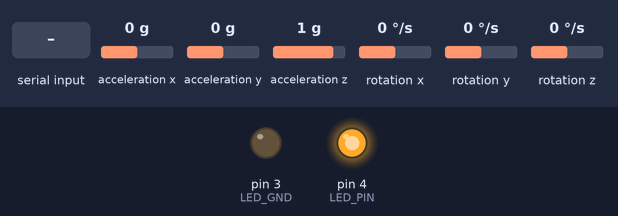
A sketch run on a simulated Arduino Uno, built with avr-gcc and run on an emulated ATmega328P. Parts: output pins drawn as LEDs (lit = HIGH). Wiring (inferred from the names in the program): MPU-6050 motion sensor at I2C address 0x68. The test bench sets the inputs (shaded band); at power-on: rotation x 0 °/s, rotation y 0 °/s, acceleration x 0 g, acceleration y 0 g, acceleration z 1 g, rotation z 0 °/s. What the sketch prints to the serial monitor is not drawn.

Above: at 0.1 s.
At 13.0 s:
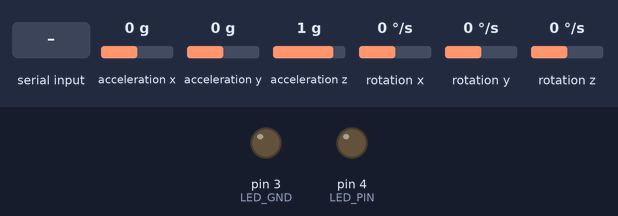
13.1 s: byte 72 (REQUEST_H) received over Serial
14.8 s: rotation x set to -192 °/s
16.7 s: rotation x set to 0 °/s
18.3 s: rotation y set to -192 °/s
Timing chart, 0 to 21.3 s (numbered marks = the images above; inputs shaded):
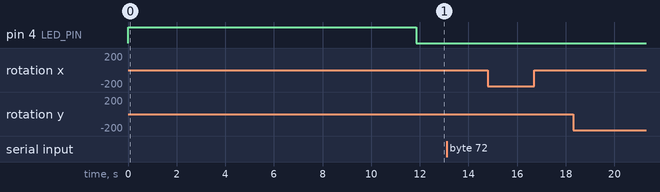

The sketch:

IMU.ino
```cpp
#include "Wire.h" // This library allows you to communicate with I2C devices.

////////////////////////////// IMU PRE_COMPILE DEFINES //////////////////////////////////////
#define MPU_ADDR              0x68
#define SEND_FREQ             50 // Hz
#define LOOP_TIME             ((1.0f / SEND_FREQ) * 1000) // ms
#define BAUD_RATE             115200
/////////////////////////////////////////////////////////////////////////////////////////////
#define LED_GND               3
#define LED_PIN               4
////////////////////////////// IMU  PREPROCESS DEFINES///////////////////////////////////////
#define GRAVITY_RAW_READING   16384
#define CALIBRATE_SAMPLE_NUM  1000
#define IMU_AG_SCALE_FACTOR   1000
#define IMU_AG_SUM_THRESHOLD  1000
#define IMU_AG_PROD_THRESHOLD 1200
#define IMU_NO_MOVE_THRESHOLD 75
/////////////////////////////////////////////////////////////////////////////////////////////
////////////////////////////// HANDSHAKE PRE_COMPILE DEFINES ////////////////////////////////
#define IMU_DATA               0x06
#define PLAYER_ID              0x01 //0x01 or 0x02
#define PAD_BYTE               0x00
#define REQUEST_H              0x48
/////////////////////////////////////////////////////////////////////////////////////////////
////////////////////////////// HANDSHAKE PRE_COMPILE VARIABELS //////////////////////////////
int message_id = 0;
uint8_t ack_h[20] = {0x21, 0x22, 0x23, 0x24, 0x25, 0x26, 0x27, 0x28, 0x29, 0x30,
                    0x31, 0x32, 0x33, 0x34, 0x35, 0x36, 0x37, 0x38, 0x39, 0x40};
bool handshake_done = false;
uint8_t package[20];
/////////////////////////////////////////////////////////////////////////////////////////////
/////////////////////////////// IMU RAW DATA VARIABLES //////////////////////////////////////
int16_t accelerometer_x, accelerometer_y, accelerometer_z;
int16_t gyro_x, gyro_y, gyro_z;
int16_t temperature;
/////////////////////////////////////////////////////////////////////////////////////////////
////////////////////////////// IMU CALIBRATION VARIABLES ////////////////////////////////////
long accelerometer_x_cal, accelerometer_y_cal, accelerometer_z_cal;
long gyro_x_cal, gyro_y_cal, gyro_z_cal;
float accelerometer_x_scaled, accelerometer_y_scaled, accelerometer_z_scaled;
float gyro_x_scaled, gyro_y_scaled, gyro_z_scaled;
int16_t movement_count = IMU_NO_MOVE_THRESHOLD;
/////////////////////////////////////////////////////////////////////////////////////////////
////////////////////////////// IMU PREPROCESS VARIABLES /////////////////////////////////////
int16_t accelerometer_x_processed, accelerometer_y_processed, accelerometer_z_processed;
int16_t gyro_x_processed, gyro_y_processed, gyro_z_processed;
unsigned long imu_time ;
/////////////////////////////////////////////////////////////////////////////////////////////
////////////////////////////// MAIN FUNCTION/////////////////////////////////////////////////
void setup()
{
  Serial.begin(BAUD_RATE);//initial the Serial
  pinMode(LED_GND,OUTPUT);
  pinMode(LED_PIN,OUTPUT);
  digitalWrite(LED_GND,LOW);
  digitalWrite(LED_PIN,HIGH);
  setup_IMU();
  calibrate_IMU();
  digitalWrite(LED_PIN,LOW);
}

void loop()
{
  if (!handshake_done) {
    if (Serial.available()) {
      if (Serial.read() == REQUEST_H) {
        printHandshakeAck();
        handshake_done = true;
      }
    }
  }

  if(handshake_done)
  {
    read_IMU_data();
    preprocess_IMU_data();

    if(!is_movement_detected())
    {
      accelerometer_x_processed = 0;
      accelerometer_y_processed = 0;
      accelerometer_z_processed = 0;
      gyro_x_processed = 0;
      gyro_y_processed = 0;
      gyro_z_processed = 0;
    }

    imu_time = millis();

    package[19] = (uint8_t) getChecksum();
    package[18] = ((uint8_t *) &gyro_z_processed) [0];
    package[17] = ((uint8_t *) &gyro_z_processed) [1];
    package[16] = ((uint8_t *) &gyro_y_processed) [0];
    package[15] = ((uint8_t *) &gyro_y_processed) [1];
    package[14] = ((uint8_t *) &gyro_x_processed) [0];
    package[13] = ((uint8_t *) &gyro_x_processed) [1];
    package[12] = ((uint8_t *) &accelerometer_z_processed) [0];
    package[11] = ((uint8_t *) &accelerometer_z_processed) [1];
    package[10] = ((uint8_t *) &accelerometer_y_processed) [0];
    package[9] = ((uint8_t *) &accelerometer_y_processed) [1];
    package[8] = ((uint8_t *) &accelerometer_x_processed) [0];
    package[7] = ((uint8_t *) &accelerometer_x_processed) [1];
    package[6] = ((uint8_t *) &imu_time) [0];
    package[5] = ((uint8_t *) &imu_time) [1];
    package[4] = ((uint8_t *) &imu_time) [2];
    package[3] = ((uint8_t *) &imu_time) [3];
    package[2] = (uint8_t) PLAYER_ID;
    package[1] = (uint8_t) message_id;
    package[0] = (uint8_t) IMU_DATA;

    Serial.write (package, 20);
    message_id++;
    delay(LOOP_TIME);
  }

}
/////////////////////////////////////////////////////////////////////////////////////////////
////////////////////////////// IMU FUNTIONS DEFINES//////////////////////////////////////////
void setup_IMU()
{
  Wire.begin();
  Wire.beginTransmission(MPU_ADDR); // Begins a transmission to the I2C slave (GY-521 board)
  Wire.write(0x6B); // PWR_MGMT_1 register
  Wire.write(0); // set to zero (wakes up the MPU-6050)
  Wire.endTransmission(true);
}

void read_IMU_data()
{
  Wire.beginTransmission(MPU_ADDR);
  Wire.write(0x3B); // starting with register 0x3B (ACCEL_XOUT_H) [MPU-6000 and MPU-6050 Register Map and Descriptions Revision 4.2, p.40]
  Wire.endTransmission(false); // the parameter indicates that the Arduino will send a restart. As a result, the connection is kept active.
  Wire.requestFrom(MPU_ADDR, 7*2, true); // request a total of 7*2=14 registers

  // "Wire.read()<<8 | Wire.read();" means two registers are read and stored in the same variable
  accelerometer_x = Wire.read()<<8 | Wire.read(); // reading registers: 0x3B (ACCEL_XOUT_H) and 0x3C (ACCEL_XOUT_L)
  accelerometer_y = Wire.read()<<8 | Wire.read(); // reading registers: 0x3D (ACCEL_YOUT_H) and 0x3E (ACCEL_YOUT_L)
  accelerometer_z = Wire.read()<<8 | Wire.read(); // reading registers: 0x3F (ACCEL_ZOUT_H) and 0x40 (ACCEL_ZOUT_L)
  temperature = Wire.read()<<8 | Wire.read(); // reading registers: 0x41 (TEMP_OUT_H) and 0x42 (TEMP_OUT_L)
  gyro_x = Wire.read()<<8 | Wire.read(); // reading registers: 0x43 (GYRO_XOUT_H) and 0x44 (GYRO_XOUT_L)
  gyro_y = Wire.read()<<8 | Wire.read(); // reading registers: 0x45 (GYRO_YOUT_H) and 0x46 (GYRO_YOUT_L)
  gyro_z = Wire.read()<<8 | Wire.read(); // reading registers: 0x47 (GYRO_ZOUT_H) and 0x48 (GYRO_ZOUT_L)
}

void calibrate_IMU()
{
  reset_cal_bias();
  delay(100);
  for(int i = 0; i < CALIBRATE_SAMPLE_NUM; i++)
  {
    read_IMU_data();
    accelerometer_x_cal += accelerometer_x;
    accelerometer_y_cal += accelerometer_y;
    accelerometer_z_cal += (accelerometer_z + GRAVITY_RAW_READING);
    gyro_x_cal += gyro_x;
    gyro_y_cal += gyro_y;
    gyro_z_cal += gyro_z;
    delay(10);
  }
  accelerometer_x_cal /= CALIBRATE_SAMPLE_NUM;
  accelerometer_y_cal /= CALIBRATE_SAMPLE_NUM;
  accelerometer_z_cal /= CALIBRATE_SAMPLE_NUM;
  gyro_x_cal /= CALIBRATE_SAMPLE_NUM;
  gyro_y_cal /= CALIBRATE_SAMPLE_NUM;
  gyro_z_cal /= CALIBRATE_SAMPLE_NUM;
}

void reset_cal_bias()
{
  accelerometer_x_cal = 0;
  accelerometer_y_cal = 0;
  accelerometer_z_cal = 0;
  gyro_x_cal = 0;
  gyro_y_cal = 0;
  gyro_z_cal = 0;
}

void preprocess_IMU_data()
{
  accelerometer_x_processed = (accelerometer_x - accelerometer_x_cal) ;
  accelerometer_y_processed = (accelerometer_y - accelerometer_y_cal) ;
  accelerometer_z_processed = (accelerometer_z - accelerometer_z_cal) ;
  gyro_x_processed = (gyro_x - gyro_x_cal) ;
  gyro_y_processed = (gyro_y - gyro_y_cal) ;
  gyro_z_processed = (gyro_z - gyro_z_cal) ;
}

void scale_IMU_data()
{
  accelerometer_x_scaled = 1.0f * accelerometer_x_processed / IMU_AG_SCALE_FACTOR;
  accelerometer_y_scaled = 1.0f * accelerometer_y_processed / IMU_AG_SCALE_FACTOR;
  accelerometer_z_scaled = 1.0f * accelerometer_z_processed / IMU_AG_SCALE_FACTOR;
  gyro_x_scaled = 1.0f * gyro_x_processed / IMU_AG_SCALE_FACTOR;
  gyro_y_scaled = 1.0f * gyro_y_processed / IMU_AG_SCALE_FACTOR;
  gyro_z_scaled = 1.0f * gyro_z_processed / IMU_AG_SCALE_FACTOR;
}

bool is_movement_detected()
{
  scale_IMU_data();
  float acc_sqrt = 1.0f * sqrt(accelerometer_x_scaled * accelerometer_x_scaled +
                        accelerometer_y_scaled * accelerometer_y_scaled +
                        accelerometer_z_scaled * accelerometer_z_scaled);

  float gyro_sqrt = 1.0f * sqrt(gyro_x_scaled * gyro_x_scaled +
                          gyro_y_scaled * gyro_y_scaled +
                          gyro_z_scaled * gyro_z_scaled);

  long acc_prod = sqrt(accelerometer_x_scaled * accelerometer_x_scaled) *
                  sqrt(accelerometer_y_scaled * accelerometer_y_scaled) *
                  sqrt(accelerometer_z_scaled * accelerometer_z_scaled);

  long gyro_prod = sqrt(gyro_x_scaled * gyro_x_scaled) *
                    sqrt(gyro_y_scaled * gyro_y_scaled) *
                    sqrt(gyro_z_scaled * gyro_z_scaled);

  if (( acc_sqrt * gyro_sqrt > IMU_AG_SUM_THRESHOLD) || (acc_prod > IMU_AG_PROD_THRESHOLD || gyro_prod > IMU_AG_PROD_THRESHOLD))
  {
    if(movement_count == IMU_NO_MOVE_THRESHOLD)
    {
      movement_count = 0;
    }
    else
    {
      movement_count = movement_count + 1;
      if(movement_count >= IMU_NO_MOVE_THRESHOLD)
      {
        movement_count = IMU_NO_MOVE_THRESHOLD - 30;
      }
    }
    return true;
  }

  else
  {
    if (( acc_sqrt * gyro_sqrt > 1.0f *IMU_AG_SUM_THRESHOLD/10) ||
      (acc_prod > 1.0f *IMU_AG_PROD_THRESHOLD/10 || gyro_prod > 1.0f * IMU_AG_PROD_THRESHOLD/10) ||
      (movement_count <= IMU_NO_MOVE_THRESHOLD))
    {
      movement_count = movement_count + 1;
    }
    else
    {
      movement_count = movement_count + 20;
    }
  }

  if(movement_count >= IMU_NO_MOVE_THRESHOLD)
  {
    movement_count = IMU_NO_MOVE_THRESHOLD;
    return false;
  }
  else
  {
    return true;
  }
}

void print_IMU_raw_data()
{
  Serial.print(accelerometer_x); Serial.print(" ");
  Serial.print(accelerometer_y); Serial.print(" ");
  Serial.print(accelerometer_z); Serial.print(" ");
  Serial.print(gyro_x); Serial.print(" ");
  Serial.print(gyro_y); Serial.print(" ");
  Serial.print(gyro_z); Serial.println(" ");
}

void print_IMU_cal_data()
{
  Serial.print(accelerometer_x_cal); Serial.print(" ");
  Serial.print(accelerometer_y_cal); Serial.print(" ");
  Serial.print(accelerometer_z_cal); Serial.print(" ");
  Serial.print(gyro_x_cal); Serial.print(" ");
  Serial.print(gyro_y_cal); Serial.print(" ");
  Serial.print(gyro_z_cal); Serial.println(" ");
}

void print_IMU_processed_data()
{
  Serial.print(accelerometer_x_processed); Serial.print(" ");
  Serial.print(accelerometer_y_processed); Serial.print(" ");
  Serial.print(accelerometer_z_processed); Serial.print(" ");
  Serial.print(gyro_x_processed); Serial.print(" ");
  Serial.print(gyro_y_processed); Serial.print(" ");
  Serial.print(gyro_z_processed); Serial.println(" ");
}

void printHandshakeAck() {
  for (int i = 0; i < 20; i++) {
    Serial.write(ack_h[i]);
  }
}

uint8_t getChecksum() {
  uint8_t sum = 0;
  uint8_t* data;

  sum ^= IMU_DATA;
  sum ^= message_id;
  sum ^= PLAYER_ID;

  data = ((uint8_t*) &imu_time);
  sum ^= data[0];
  sum ^= data[1];
  sum ^= data[2];
  sum ^= data[3];

  data = ((uint8_t*) &accelerometer_x_processed);
  sum ^= data[0];
  sum ^= data[1];

  data = ((uint8_t*) &accelerometer_y_processed);
  sum ^= data[0];
  sum ^= data[1];

  data = ((uint8_t*) &accelerometer_z_processed);
  sum ^= data[0];
  sum ^= data[1];

  data = ((uint8_t*) &gyro_x_processed);
  sum ^= data[0];
  sum ^= data[1];

  data = ((uint8_t*) &gyro_y_processed);
  sum ^= data[0];
  sum ^= data[1];

  data = ((uint8_t*) &gyro_z_processed);
  sum ^= data[0];
  sum ^= data[1];

  return sum;
}
/////////////////////////////////////////////////////////////////////////////////////////////
```

Measured:
- after the input at 13.1 s, every drawn part: stays the same
- after the input at 14.8 s, every drawn part: stays the same
- after the input at 16.7 s, every drawn part: stays the same
- after the input at 18.3 s, every drawn part: stays the same
